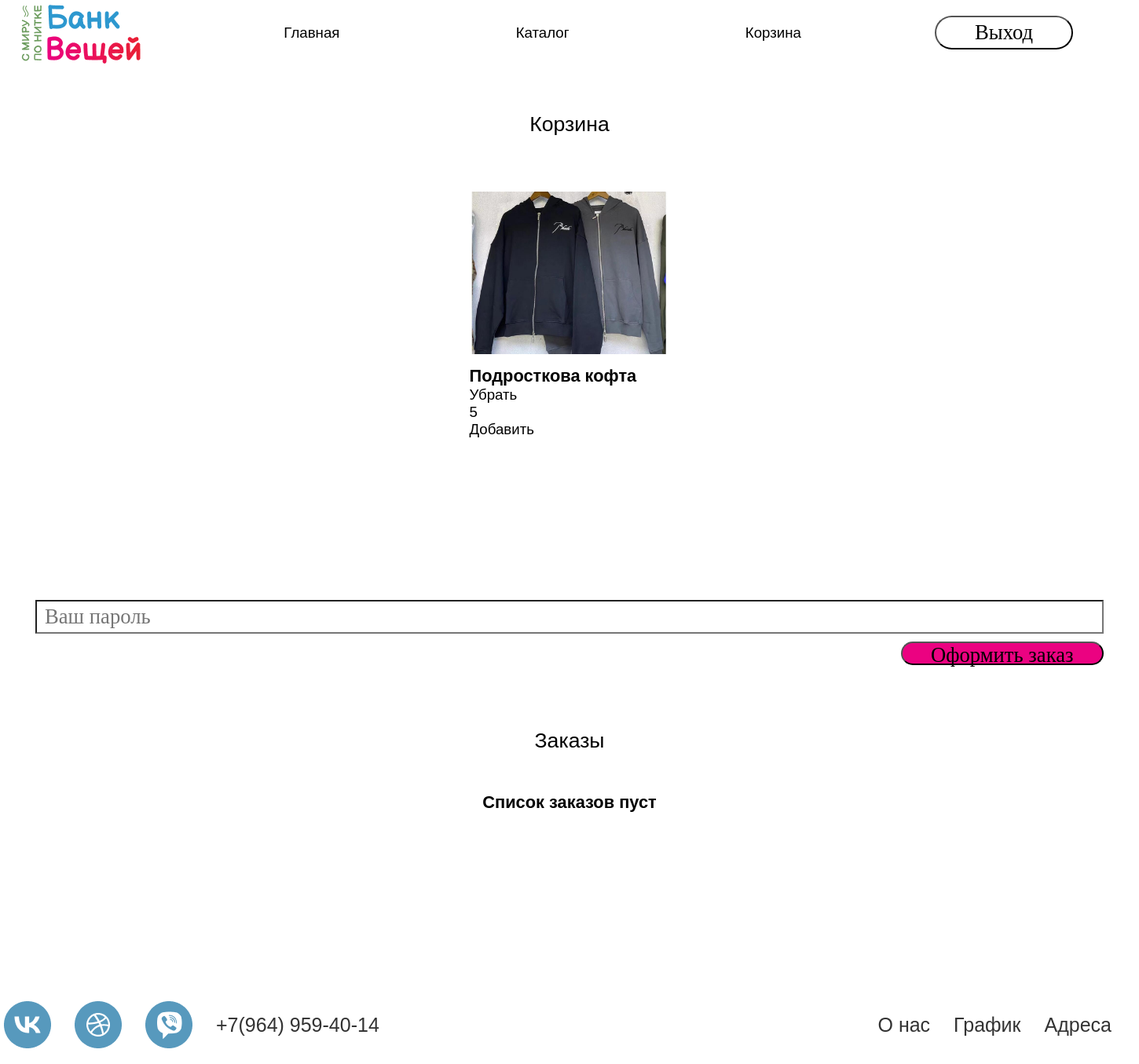
/cart.php (signed in), run on the app's committed database.
### tables this page shows
CREATE TABLE `orders` (
  `order_id` int(11) NOT NULL,
  `product_id` int(11) NOT NULL,
  `user_id` int(11) NOT NULL,
  `number` int(11) DEFAULT NULL,
  `count` int(11) DEFAULT NULL,
  `status` varchar(256) DEFAULT NULL,
  `reason` varchar(256) DEFAULT NULL,
  `created_at` timestamp NOT NULL DEFAULT CURRENT_TIMESTAMP,
  `updated_at` timestamp NOT NULL DEFAULT CURRENT_TIMESTAMP ON UPDATE CURRENT_TIMESTAMP
);

CREATE TABLE `products` (
  `product_id` int(11) NOT NULL,
  `name` varchar(256) NOT NULL,
  `price` int(11) NOT NULL,
  `country` varchar(256) NOT NULL,
  `year` int(11) NOT NULL,
  `model` varchar(256) NOT NULL,
  `count` int(11) NOT NULL,
  `path` varchar(256) NOT NULL,
  `created_at` timestamp NOT NULL DEFAULT CURRENT_TIMESTAMP
);

### cart.php (the view, shortened to what this page needs)
<?php
	include "connect.php";
	$sql = sprintf("SELECT `order_id`, `product_id`, `orders`.`count`, `name`, `price`, `path` FROM `orders` INNER JOIN `products` USING(`product_id`) WHERE `user_id`='%s'", $_SESSION["user_id"]);
	$result = $connect->query($sql);
	$products = "";
	while($row = $result->fetch_assoc())
		$products .= sprintf('
			<div class="col">
				<img src="%s" alt="">
				<div class="row">
					<h3><a href="product.php?id=%s">%s</a></h3>
				</div>
				<div class="row">
					<p><a href="controllers/delete_cart.php?id=%s">Убрать</a></p>
					<p id="c1">%s</p>
					<p><a href="controllers/add_cart.php?id=%s">Добавить</a></p>
				</div>
			</div>
		', $row["path"], $row["product_id"], $row["name"], $row["price"], $row["product_id"], $row["count"], $row["product_id"]);
	$orders = "";
	if($orders == "")
		$orders = '<h3 class="text-center">Список заказов пуст</h3>';
	include "header.php";
?>
	<main>
		<div class="content">
			<div class="head">Корзина</div>
			<div class="row">
				<?= $products ?>
			</div>
			<br>
			<div class="wrap">
				<form action="controllers/checkout.php" class="w100" method="POST">
					<input type="password" placeholder="Ваш пароль" name="password" required>
					<button class="search-button3">Оформить заказ</button>
				</form>
			</div>
			<div class="head">Заказы</div>
			<div class="row">
				<?= $orders ?>
			</div>
		</div>
	</main>
<footer>
    <div id="kontakt" class="footer">
        <div class="main_foot">
             <div class="socials">
               <img src="assets/img/socials.png" alt="">
               <img src="assets/img/socials (1).png" alt="">
               <img src="assets/img/socials (2).png" alt="">
               <p>+7(964) 959-40-14</p>
             </div>
             <div class="foot_item">
               <a href="" id="Onas">О нас</a>
               <a href="" id="grafik">График</a>
               <a href="" id="adres">Адреса</a>
             </div>
         </div>
     </div>
</footer

### assets/css/style.css (style rules this page uses)
* { margin: 0; padding: 0; box-sizing: border-box; }
body { background-color: #ffffff; font-family: 'Bellota', sans-serif; font-size: 14pt; }
h1,h2,h3,h4,p { text-align: left; width: 100%; }
a { color: black; cursor:pointer; text-decoration: none; }
img { object-fit: cover; }
.search-button3 { margin-left: 81%; background-color: #EB0281; width: 19%; height: 30px; }
* { box-sizing:border-box }
.text-center { text-align: center !important; }
form { width: 80%; margin: 0 auto; }
form.w100 { width: 100%; }
input:invalid:not(:placeholder-shown) { border: none; }
input,select,textarea,button { width: 100%; height: 43px; outline: none; margin: 10px 0; font-size: 20pt; padding-left: 10px; font-family: 'montserrat'; background-color: #ffffff; color: #000000; border: solid 1px none; }
button { padding: 0; cursor: pointer; border-radius: 100px; color: #000; }
div.content { max-width: 1440px; margin: 0 auto; padding: 0 20px; }
div.head { padding: 20px 0; margin: 40px 0 30px; font-size: 20pt; text-align: center; }
div.wrap { padding: 20px; margin: 0 auto; border-radius: 5px; background-color: white; }
div.row { display: flex; flex-wrap: wrap; align-items: flex-start; justify-content: space-evenly; text-align: left; }
div.col { width: 295px; height: 468px; padding: 20px; transition: .2s; text-align: left; border-radius: 5px; margin-bottom: 20px; background-color: white; }
div.col img { width: 100%; height: 207px; margin-bottom: 10px; text-align: left; }
header button, footer button { max-width: 60%; margin: 0; }
main { min-height: calc(100vh - 400px); }
footer { margin-top: 40px; background-color: white; padding-top: 5px; padding-bottom: 5px; }
.footer { background-color: #f8f8f8; margin-top: 140px; }

### data on the page
orders: product+count (picture), product+count "Подросткова кофта Убрать 5 Добавить"
